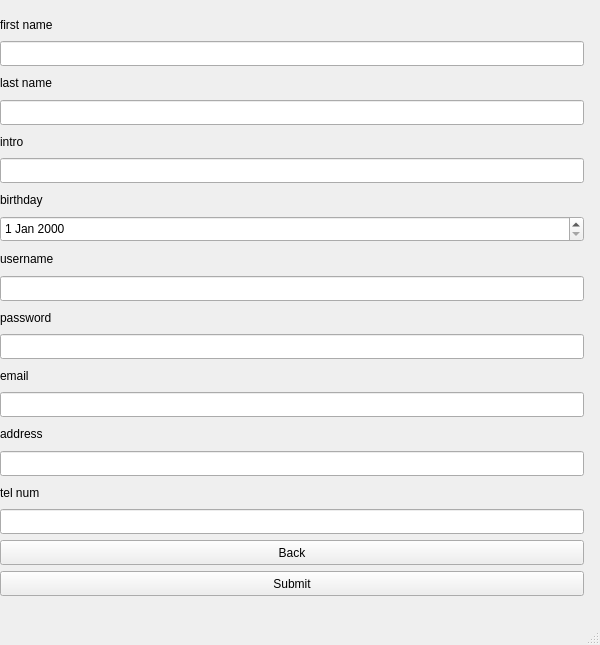
<?xml version="1.0" encoding="UTF-8"?>
<ui version="4.0">
 <class>MainWindow</class>
 <widget class="QMainWindow" name="MainWindow">
  <property name="geometry">
   <rect>
    <x>0</x>
    <y>0</y>
    <width>600</width>
    <height>645</height>
   </rect>
  </property>
  <property name="windowTitle">
   <string>MainWindow</string>
  </property>
  <widget class="QWidget" name="centralwidget">
   <widget class="QDateEdit" name="dateEdit_birthday">
    <property name="geometry">
     <rect>
      <x>0</x>
      <y>216</y>
      <width>584</width>
      <height>26</height>
     </rect>
    </property>
   </widget>
   <widget class="QLineEdit" name="lineEdit_firstName">
    <property name="geometry">
     <rect>
      <x>0</x>
      <y>41</y>
      <width>584</width>
      <height>25</height>
     </rect>
    </property>
   </widget>
   <widget class="QLineEdit" name="lineEdit_password">
    <property name="geometry">
     <rect>
      <x>0</x>
      <y>334</y>
      <width>584</width>
      <height>25</height>
     </rect>
    </property>
   </widget>
   <widget class="QLineEdit" name="lineEdit_address">
    <property name="geometry">
     <rect>
      <x>0</x>
      <y>451</y>
      <width>584</width>
      <height>25</height>
     </rect>
    </property>
   </widget>
   <widget class="QLabel" name="intro">
    <property name="geometry">
     <rect>
      <x>0</x>
      <y>131</y>
      <width>584</width>
      <height>21</height>
     </rect>
    </property>
    <property name="text">
     <string>intro</string>
    </property>
   </widget>
   <widget class="QPushButton" name="back_button">
    <property name="geometry">
     <rect>
      <x>0</x>
      <y>540</y>
      <width>584</width>
      <height>25</height>
     </rect>
    </property>
    <property name="text">
     <string>Back</string>
    </property>
   </widget>
   <widget class="QLineEdit" name="lineEdit_telNum">
    <property name="geometry">
     <rect>
      <x>0</x>
      <y>509</y>
      <width>584</width>
      <height>25</height>
     </rect>
    </property>
   </widget>
   <widget class="QLabel" name="lastName">
    <property name="geometry">
     <rect>
      <x>0</x>
      <y>72</y>
      <width>584</width>
      <height>22</height>
     </rect>
    </property>
    <property name="text">
     <string>last name</string>
    </property>
   </widget>
   <widget class="QLabel" name="address">
    <property name="geometry">
     <rect>
      <x>0</x>
      <y>423</y>
      <width>584</width>
      <height>22</height>
     </rect>
    </property>
    <property name="text">
     <string>address</string>
    </property>
   </widget>
   <widget class="QLabel" name="birthday">
    <property name="geometry">
     <rect>
      <x>0</x>
      <y>189</y>
      <width>584</width>
      <height>21</height>
     </rect>
    </property>
    <property name="text">
     <string>birthday</string>
    </property>
   </widget>
   <widget class="QLabel" name="firstName">
    <property name="geometry">
     <rect>
      <x>0</x>
      <y>14</y>
      <width>584</width>
      <height>21</height>
     </rect>
    </property>
    <property name="text">
     <string>first name</string>
    </property>
   </widget>
   <widget class="QLabel" name="password">
    <property name="geometry">
     <rect>
      <x>0</x>
      <y>307</y>
      <width>584</width>
      <height>21</height>
     </rect>
    </property>
    <property name="text">
     <string>password</string>
    </property>
   </widget>
   <widget class="QLineEdit" name="lineEdit_email">
    <property name="geometry">
     <rect>
      <x>0</x>
      <y>392</y>
      <width>584</width>
      <height>25</height>
     </rect>
    </property>
   </widget>
   <widget class="QLabel" name="email">
    <property name="geometry">
     <rect>
      <x>0</x>
      <y>365</y>
      <width>584</width>
      <height>21</height>
     </rect>
    </property>
    <property name="text">
     <string>email</string>
    </property>
   </widget>
   <widget class="QLabel" name="telNum">
    <property name="geometry">
     <rect>
      <x>0</x>
      <y>482</y>
      <width>584</width>
      <height>21</height>
     </rect>
    </property>
    <property name="text">
     <string>tel num</string>
    </property>
   </widget>
   <widget class="QLineEdit" name="lineEdit_username">
    <property name="geometry">
     <rect>
      <x>0</x>
      <y>276</y>
      <width>584</width>
      <height>25</height>
     </rect>
    </property>
   </widget>
   <widget class="QLineEdit" name="lineEdit_intro">
    <property name="geometry">
     <rect>
      <x>0</x>
      <y>158</y>
      <width>584</width>
      <height>25</height>
     </rect>
    </property>
   </widget>
   <widget class="QPushButton" name="submit_button">
    <property name="geometry">
     <rect>
      <x>0</x>
      <y>571</y>
      <width>584</width>
      <height>25</height>
     </rect>
    </property>
    <property name="text">
     <string>Submit</string>
    </property>
   </widget>
   <widget class="QLabel" name="username">
    <property name="geometry">
     <rect>
      <x>0</x>
      <y>248</y>
      <width>584</width>
      <height>22</height>
     </rect>
    </property>
    <property name="text">
     <string>username</string>
    </property>
   </widget>
   <widget class="QLineEdit" name="lineEdit_lastName">
    <property name="geometry">
     <rect>
      <x>0</x>
      <y>100</y>
      <width>584</width>
      <height>25</height>
     </rect>
    </property>
   </widget>
  </widget>
  <widget class="QMenuBar" name="menubar">
   <property name="geometry">
    <rect>
     <x>0</x>
     <y>0</y>
     <width>600</width>
     <height>22</height>
    </rect>
   </property>
  </widget>
  <widget class="QStatusBar" name="statusbar"/>
 </widget>
 <resources/>
 <connections/>
</ui>
